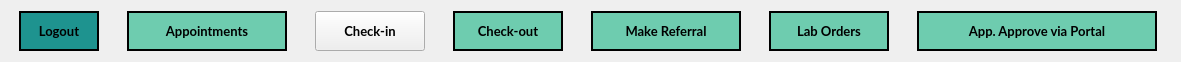
      <widget class="QGroupBox" name="groupBox_6">
       <property name="geometry">
        <rect>
         <x>110</x>
         <y>41</y>
         <width>1181</width>
         <height>51</height>
        </rect>
       </property>
       <property name="styleSheet">
        <string notr="true">QGroupBox {
	border: none;
	border-image: none;
	background-color: none;
}</string>
       </property>
       <layout class="QHBoxLayout" name="Layout_NavBar_3">
        <property name="spacing">
         <number>20</number>
        </property>
        <item>
         <widget class="QPushButton" name="Nav_LogoutBtn_3">
          <property name="minimumSize">
           <size>
            <width>80</width>
            <height>40</height>
           </size>
          </property>
          <property name="maximumSize">
           <size>
            <width>60</width>
            <height>16777215</height>
           </size>
          </property>
          <property name="font">
           <font>
            <family>Lato</family>
            <pointsize>10</pointsize>
            <weight>75</weight>
            <bold>true</bold>
           </font>
          </property>
          <property name="cursor">
           <cursorShape>PointingHandCursor</cursorShape>
          </property>
          <property name="styleSheet">
           <string notr="true">QPushButton {
	border-image: none;
	background-color: rgb(30, 147, 143);
	color: black;
	border: 2px solid black;
}

QPushButton::hover {
	background-color: rgb(14, 81, 85);
	color: white;
}</string>
          </property>
          <property name="text">
           <string>Logout</string>
          </property>
         </widget>
        </item>
        <item>
         <widget class="QPushButton" name="Nav_Appointments_3">
          <property name="enabled">
           <bool>false</bool>
          </property>
          <property name="sizePolicy">
           <sizepolicy hsizetype="Preferred" vsizetype="Fixed">
            <horstretch>0</horstretch>
            <verstretch>0</verstretch>
           </sizepolicy>
          </property>
          <property name="minimumSize">
           <size>
            <width>160</width>
            <height>40</height>
           </size>
          </property>
          <property name="maximumSize">
           <size>
            <width>90</width>
            <height>16777215</height>
           </size>
          </property>
          <property name="font">
           <font>
            <family>Lato</family>
            <pointsize>10</pointsize>
            <weight>75</weight>
            <bold>true</bold>
           </font>
          </property>
          <property name="cursor">
           <cursorShape>PointingHandCursor</cursorShape>
          </property>
          <property name="autoFillBackground">
           <bool>false</bool>
          </property>
          <property name="styleSheet">
           <string notr="true">QPushButton {
	border-image: none;
	background-color: #6ECCAF;
	color: black;
	border: 2px solid black;
}

QPushButton::hover {
	background-color: rgb(139, 231, 100);
	color: white;
}</string>
          </property>
          <property name="text">
           <string>Appointments</string>
          </property>
         </widget>
        </item>
        <item>
         <widget class="QPushButton" name="Nav_CheckinBtn_3">
          <property name="minimumSize">
           <size>
            <width>110</width>
            <height>40</height>
           </size>
          </property>
          <property name="maximumSize">
           <size>
            <width>80</width>
            <height>16777215</height>
           </size>
          </property>
          <property name="font">
           <font>
            <family>Lato</family>
            <pointsize>10</pointsize>
            <weight>75</weight>
            <bold>true</bold>
           </font>
          </property>
          <property name="cursor">
           <cursorShape>PointingHandCursor</cursorShape>
          </property>
          <property name="styleSheet">
           <string notr="true">QPushButton {
	border-image: none;
	background-color: rgba(110, 204, 175, .2);
	color: rgba(0, 0, 0, .2);
	border: 2px solid rgba(0, 0, 0, .2);
}

QPushButton::hover {
	background-color: rgb(139, 231, 100);
	color: white;
}</string>
          </property>
          <property name="text">
           <string>Check-in</string>
          </property>
         </widget>
        </item>
        <item>
         <widget class="QPushButton" name="Nav_CheckoutBtn_3">
          <property name="minimumSize">
           <size>
            <width>110</width>
            <height>40</height>
           </size>
          </property>
          <property name="maximumSize">
           <size>
            <width>90</width>
            <height>16777215</height>
           </size>
          </property>
          <property name="font">
           <font>
            <family>Lato</family>
            <pointsize>10</pointsize>
            <weight>75</weight>
            <bold>true</bold>
           </font>
          </property>
          <property name="cursor">
           <cursorShape>PointingHandCursor</cursorShape>
          </property>
          <property name="styleSheet">
           <string notr="true">QPushButton {
	border-image: none;
	background-color: #6ECCAF;
	color: black;
	border: 2px solid black;
}

QPushButton::hover {
	background-color: rgb(139, 231, 100);
	color: white;
}</string>
          </property>
          <property name="text">
           <string>Check-out</string>
          </property>
         </widget>
        </item>
        <item>
         <widget class="QPushButton" name="Nav_MakeReferralBtn_3">
          <property name="minimumSize">
           <size>
            <width>150</width>
            <height>40</height>
           </size>
          </property>
          <property name="maximumSize">
           <size>
            <width>110</width>
            <height>16777215</height>
           </size>
          </property>
          <property name="font">
           <font>
            <family>Lato</family>
            <pointsize>10</pointsize>
            <weight>75</weight>
            <bold>true</bold>
           </font>
          </property>
          <property name="cursor">
           <cursorShape>PointingHandCursor</cursorShape>
          </property>
          <property name="styleSheet">
           <string notr="true">QPushButton {
	border-image: none;
	background-color: #6ECCAF;
	color: black;
	border: 2px solid black;
}

QPushButton::hover {
	background-color: rgb(139, 231, 100);
	color: white;
}
</string>
          </property>
          <property name="text">
           <string>Make Referral</string>
          </property>
         </widget>
        </item>
        <item>
         <widget class="QPushButton" name="Nav_LabOrdersBtn_3">
          <property name="minimumSize">
           <size>
            <width>120</width>
            <height>40</height>
           </size>
          </property>
          <property name="maximumSize">
           <size>
            <width>90</width>
            <height>16777215</height>
           </size>
          </property>
          <property name="font">
           <font>
            <family>Lato</family>
            <pointsize>10</pointsize>
            <weight>75</weight>
            <bold>true</bold>
           </font>
          </property>
          <property name="cursor">
           <cursorShape>PointingHandCursor</cursorShape>
          </property>
          <property name="styleSheet">
           <string notr="true">QPushButton {
	border-image: none;
	background-color: #6ECCAF;
	color: black;
	border: 2px solid black;
}

QPushButton::hover {
	background-color: rgb(139, 231, 100);
	color: white;
}</string>
          </property>
          <property name="text">
           <string>Lab Orders</string>
          </property>
         </widget>
        </item>
        <item>
         <widget class="QPushButton" name="Nav_ApproveAppointmentsBtn_3">
          <property name="minimumSize">
           <size>
            <width>240</width>
            <height>40</height>
           </size>
          </property>
          <property name="maximumSize">
           <size>
            <width>90</width>
            <height>16777215</height>
           </size>
          </property>
          <property name="font">
           <font>
            <family>Lato</family>
            <pointsize>10</pointsize>
            <weight>75</weight>
            <bold>true</bold>
           </font>
          </property>
          <property name="cursor">
           <cursorShape>PointingHandCursor</cursorShape>
          </property>
          <property name="styleSheet">
           <string notr="true">QPushButton {
	border-image: none;
	background-color: #6ECCAF;
	color: black;
	border: 2px solid black;
}

QPushButton::hover {
	background-color: rgb(139, 231, 100);
	color: white;
}</string>
          </property>
          <property name="text">
           <string>App. Approve via Portal</string>
          </property>
         </widget>
        </item>
       </layout>
      </widget>
